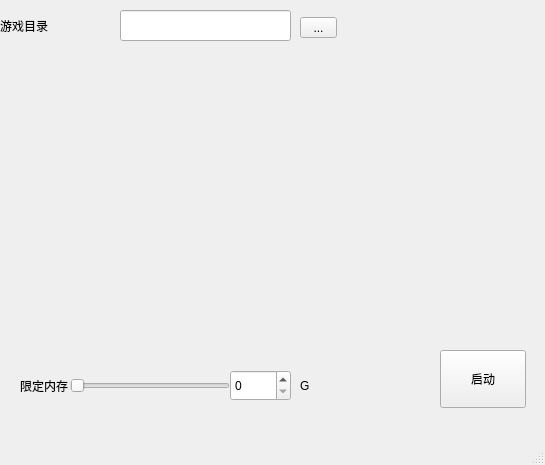
<?xml version="1.0" encoding="UTF-8"?>
<ui version="4.0">
 <class>MainWindow</class>
 <widget class="QMainWindow" name="MainWindow">
  <property name="geometry">
   <rect>
    <x>0</x>
    <y>0</y>
    <width>545</width>
    <height>465</height>
   </rect>
  </property>
  <property name="acceptDrops">
   <bool>false</bool>
  </property>
  <property name="windowTitle">
   <string>Simple Minecraft Luncher</string>
  </property>
  <property name="windowIcon">
   <iconset resource="resource.qrc">
    <normaloff>:/img/als.ico</normaloff>:/img/als.ico</iconset>
  </property>
  <widget class="QWidget" name="centralwidget">
   <widget class="QPushButton" name="pushButton">
    <property name="geometry">
     <rect>
      <x>440</x>
      <y>350</y>
      <width>86</width>
      <height>58</height>
     </rect>
    </property>
    <property name="text">
     <string>启动</string>
    </property>
    <property name="icon">
     <iconset resource="resource.qrc">
      <normaloff>:/img/start.jpg</normaloff>:/img/start.jpg</iconset>
    </property>
    <property name="iconSize">
     <size>
      <width>50</width>
      <height>50</height>
     </size>
    </property>
   </widget>
   <widget class="QSlider" name="horizontalSlider">
    <property name="geometry">
     <rect>
      <x>70</x>
      <y>370</y>
      <width>160</width>
      <height>31</height>
     </rect>
    </property>
    <property name="orientation">
     <enum>Qt::Horizontal</enum>
    </property>
   </widget>
   <widget class="QLabel" name="label">
    <property name="geometry">
     <rect>
      <x>300</x>
      <y>380</y>
      <width>54</width>
      <height>12</height>
     </rect>
    </property>
    <property name="text">
     <string>G</string>
    </property>
   </widget>
   <widget class="QLabel" name="label_2">
    <property name="geometry">
     <rect>
      <x>20</x>
      <y>350</y>
      <width>171</width>
      <height>71</height>
     </rect>
    </property>
    <property name="text">
     <string>限定内存</string>
    </property>
    <property name="scaledContents">
     <bool>true</bool>
    </property>
    <property name="wordWrap">
     <bool>false</bool>
    </property>
   </widget>
   <widget class="QToolButton" name="toolButton">
    <property name="geometry">
     <rect>
      <x>300</x>
      <y>17</y>
      <width>37</width>
      <height>21</height>
     </rect>
    </property>
    <property name="text">
     <string>...</string>
    </property>
   </widget>
   <widget class="QLineEdit" name="lineEdit">
    <property name="geometry">
     <rect>
      <x>120</x>
      <y>10</y>
      <width>171</width>
      <height>31</height>
     </rect>
    </property>
   </widget>
   <widget class="QLabel" name="label_3">
    <property name="geometry">
     <rect>
      <x>0</x>
      <y>-20</y>
      <width>121</width>
      <height>91</height>
     </rect>
    </property>
    <property name="styleSheet">
     <string notr="true">font: 25 22pt &quot;微软雅黑 Light&quot;;</string>
    </property>
    <property name="lineWidth">
     <number>1</number>
    </property>
    <property name="text">
     <string>游戏目录</string>
    </property>
   </widget>
   <widget class="QSpinBox" name="spinBox">
    <property name="geometry">
     <rect>
      <x>230</x>
      <y>370</y>
      <width>61</width>
      <height>31</height>
     </rect>
    </property>
   </widget>
   <zorder>label_2</zorder>
   <zorder>pushButton</zorder>
   <zorder>horizontalSlider</zorder>
   <zorder>label</zorder>
   <zorder>toolButton</zorder>
   <zorder>lineEdit</zorder>
   <zorder>label_3</zorder>
   <zorder>spinBox</zorder>
  </widget>
  <widget class="QMenuBar" name="menubar">
   <property name="geometry">
    <rect>
     <x>0</x>
     <y>0</y>
     <width>545</width>
     <height>23</height>
    </rect>
   </property>
  </widget>
  <widget class="QStatusBar" name="statusbar"/>
 </widget>
 <resources>
  <include location="resource.qrc"/>
 </resources>
 <connections/>
</ui>
